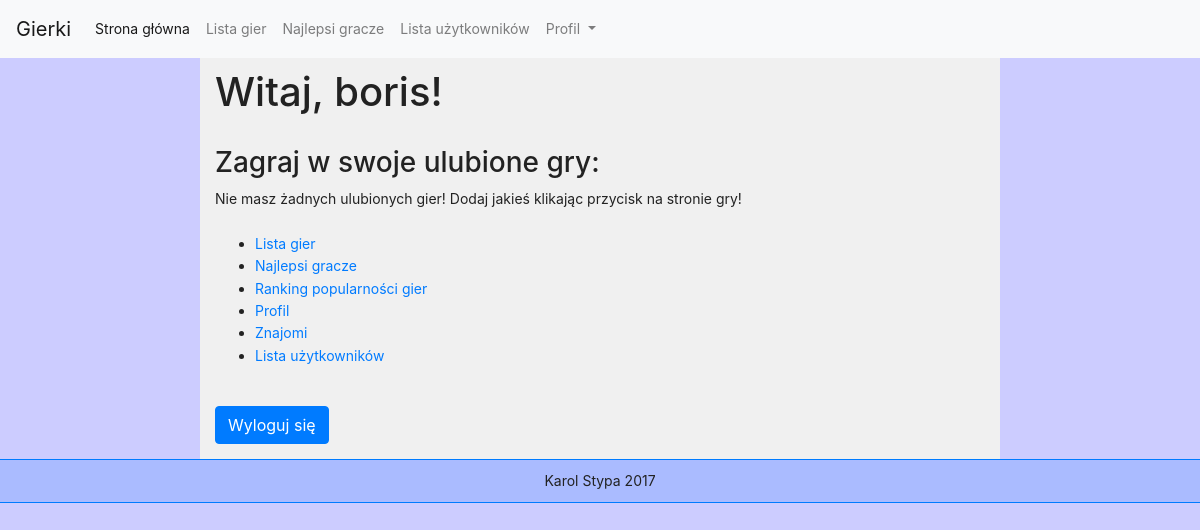
Page / (signed in) on the earlier database version.
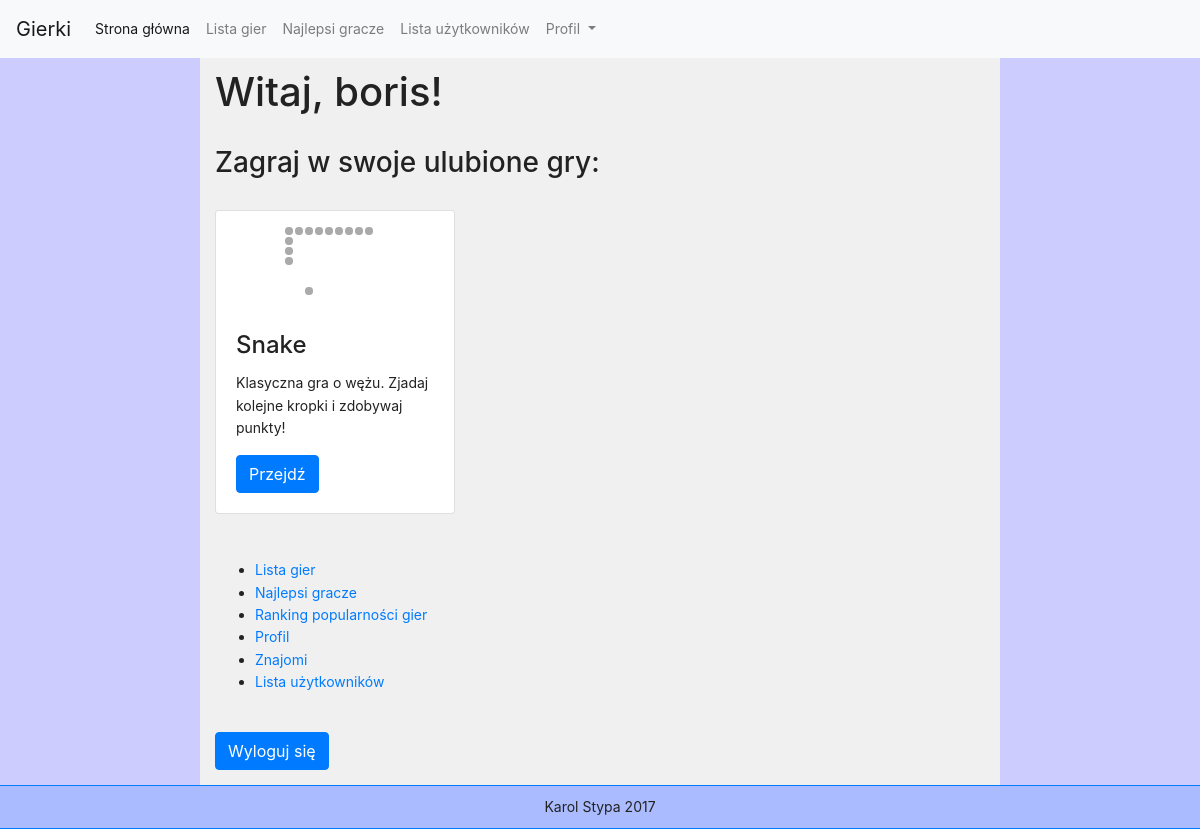
Same page on the later database version.
### tables this page shows
CREATE TABLE `favorites` (
  `id` int(11) NOT NULL,
  `user_id` int(11) NOT NULL,
  `game_id` int(11) NOT NULL
);

CREATE TABLE `games` (
  `id` int(11) NOT NULL,
  `name` varchar(255) NOT NULL,
  `play_count` int(11) NOT NULL,
  `description` varchar(255) NOT NULL,
  `thumbnail` varchar(255) NOT NULL,
  `image1` varchar(255) NOT NULL,
  `image2` varchar(255) NOT NULL
);

### index.php (the view, shortened to what this page needs)
<!DOCTYPE html>
<html>
	<head>
		<link rel="stylesheet" href="https://maxcdn.bootstrapcdn.com/bootstrap/4.0.0-beta.2/css/bootstrap.min.css">
		<link rel="stylesheet" href="./style.css">
	</head>
	<body>
		<?php
		include "navbar.php";
		?>
		<div class="container-fluid col-md-8 main">
			<?php
			if(isset($_SESSION['loggedin'])) {
				if ($_SESSION['loggedin'])
				{
					$user_result = mysql_query("SELECT `id` from `users` WHERE `login` = '".$_SESSION['login']."' limit 1");
			        $user_id = mysql_fetch_assoc($user_result);
					echo '
					<h1>Witaj, '.$_SESSION['login'].'!</h1>
					<br>';
					echo '
					<h3>Zagraj w swoje ulubione gry:</h3>';
					$fav_select_query = "SELECT A.game_id, B.thumbnail, B.description, B.name as game
                                                FROM favorites A
                                                JOIN games B
                                                ON B.id = A.game_id
                                                WHERE A.user_id = ".$user_id['id']."
                                                ORDER BY B.id ASC";
                    $fav_select_result = mysql_query($fav_select_query);
					$favcounter = 0;
                    while($row = mysql_fetch_assoc($fav_select_result)) {
						echo '<br>
						<div class="card" style="width: 15rem;">
							<img class="card-img-top" src="'.$row['thumbnail'].'" alt="Game thumbnail">
							<div class="card-body">
								<h4 class="card-title">'.$row['game'].'</h4>
								<p class="card-text">'.$row['description'].'</p>
						    	<a href="./snake.php" class="btn btn-primary">Przejdź</a>
							</div>
						</div><br><br>';
						$favcounter++;
                    }
					if($favcounter == 0) {
						echo 'Nie masz żadnych ulubionych gier! Dodaj jakieś klikając przycisk na stronie gry!<br><br>';
					}
					echo '
					<ul>
						<li><a href="./gameslist.php">Lista gier</a></li>
						<li><a href="./highscores.php">Najlepsi gracze</a></li>
						<li><a href="./gameslist.php#popularity">Ranking popularności gier</a></li>
						<li><a href="./profile.php?id='.$user_id['id'].'">Profil</a></li>
						<li><a href="./profile.php?id='.$user_id['id'].'#friends">Znajomi</a></li>
						<li><a href="./userslist.php">Lista użytkowników</a></li>
					</ul><br>';
					echo '<a class="btn btn-primary" href="?logout=1">Wyloguj się</a><br>';
				}
			}
			?>
		</div>
	</body>
</html>

Differences in the rows shown:
added favorites: game.thumbnail (picture), game.name "Snake", game.description "Klasyczna gra o wężu. Zjadaj kolejne kropki i zdobywaj punkty!"
Other differences:
text no longer shown: "Nie masz żadnych ulubionych gier! Dodaj jakieś klikając przycisk na stronie gry!"
